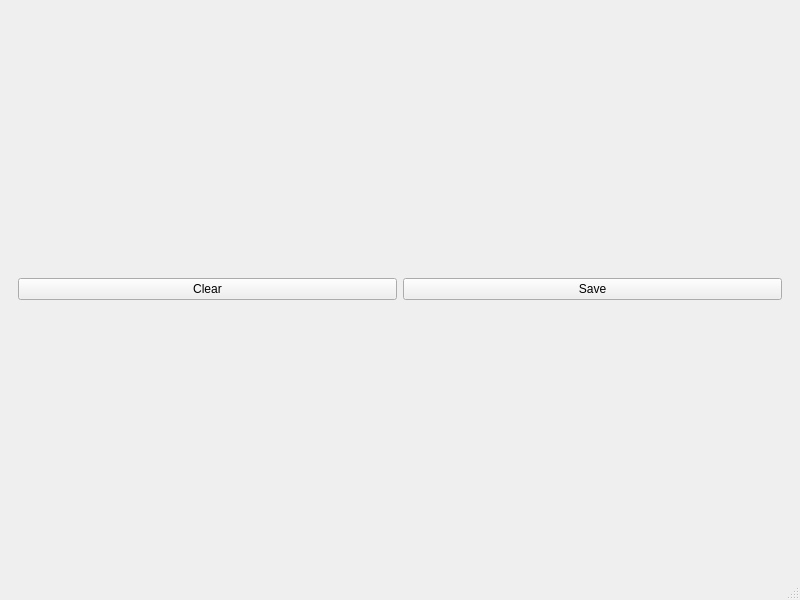
<?xml version="1.0" encoding="UTF-8"?>
<ui version="4.0">
 <class>MainWindow</class>
 <widget class="QMainWindow" name="MainWindow">
  <property name="geometry">
   <rect>
    <x>0</x>
    <y>0</y>
    <width>800</width>
    <height>600</height>
   </rect>
  </property>
  <property name="windowTitle">
   <string>MainWindow</string>
  </property>
  <widget class="QWidget" name="centralwidget">
   <layout class="QGridLayout" name="gridLayout">
    <item row="0" column="0">
     <layout class="QVBoxLayout" name="verticalLayout">
      <item>
       <layout class="QHBoxLayout" name="horizontalLayout_signature"/>
      </item>
      <item>
       <widget class="QFrame" name="">
        <property name="sizePolicy">
         <sizepolicy hsizetype="Preferred" vsizetype="Fixed">
          <horstretch>0</horstretch>
          <verstretch>0</verstretch>
         </sizepolicy>
        </property>
        <layout class="QHBoxLayout" name="horizontalLayout">
         <item>
          <widget class="QPushButton" name="pushButton_clr">
           <property name="text">
            <string>Clear</string>
           </property>
          </widget>
         </item>
         <item>
          <widget class="QPushButton" name="pushButton_save">
           <property name="text">
            <string>Save</string>
           </property>
          </widget>
         </item>
        </layout>
       </widget>
      </item>
     </layout>
    </item>
   </layout>
  </widget>
  <widget class="QMenuBar" name="menubar">
   <property name="geometry">
    <rect>
     <x>0</x>
     <y>0</y>
     <width>800</width>
     <height>20</height>
    </rect>
   </property>
  </widget>
  <widget class="QStatusBar" name="statusbar"/>
 </widget>
 <resources/>
 <connections/>
</ui>
